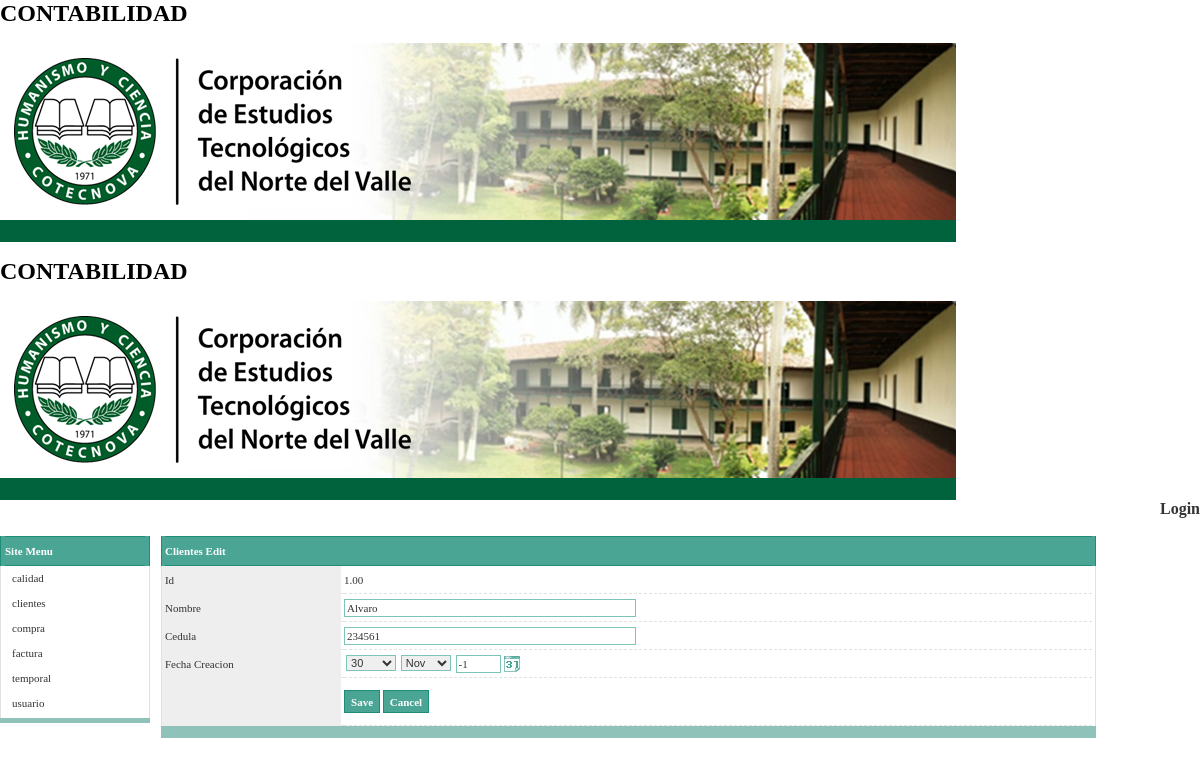
The app's page /pDepo/clientes_edit.php?pm_id=1 with its own data.
### tables this page shows
CREATE TABLE `clientes` (
  `id` int(11) NOT NULL,
  `nombre` varchar(45) DEFAULT NULL,
  `cedula` varchar(45) DEFAULT NULL,
  `fecha_creacion` timestamp NOT NULL DEFAULT '0000-00-00 00:00:00' ON UPDATE CURRENT_TIMESTAMP
);

### pDepo/clientes_edit_func.php (the view, shortened to what this page needs)
<?php
require_once './includes/art_functions.php';
function art_form_updatedata_display($form, $message){
    $artv_pm_id = art_request("pm_id", "");
    $artv_id = art_request("lbhd_id", "");
    $artv_nombre = art_request("nombre", "");
    $artv_cedula = art_request("cedula", "");
    $artv_fecha_creacion_year = art_request("fecha_creacion_year", "");
    $artv_fecha_creacion_month = art_request("fecha_creacion_month", "");
    $artv_fecha_creacion_day = art_request("fecha_creacion_day", "");
    if (($artv_fecha_creacion_year != "")
     && ($artv_fecha_creacion_month != "")
     && ($artv_fecha_creacion_day != "")) {
        $artv_fecha_creacion = $artv_fecha_creacion_year."-".$artv_fecha_creacion_month."-".$artv_fecha_creacion_day;
    } else {
        $artv_fecha_creacion = "";
    }
    $gridtitle = "Clientes Edit";
    $aj = art_request("aj", "");
    if (($aj != "1") && ($message == "")){
        $sql = "select * from `clientes`";
        $sql .= " WHERE ";
        $sql .= " clientes.id = " .  art_quote_intval($artv_pm_id);
        $query = mysql_query($sql);
        if ($query){
            $row = mysql_fetch_array($query);
        } else {
            $submiturl = "./clientes.php";
            art_show_errormsg(MSG_EXECUTE_SQL_FAIL, $submiturl);
            exit;
        }
        $artv_id =  number_format( art_rowdata($row, 0) , 2, '.', ',' ) ;
        $artv_nombre =  art_rowdata($row, 1) ;
        $artv_cedula =  art_rowdata($row, 2) ;
        $artv_fecha_creacion =  art_rowdata($row, 3) ;
    }
    print "<table cellpadding=\"0\" cellspacing=\"0\" border=\"0\"  width=\"100%\" align=\"center\">\n";
    print "<tr>\n";
    print "<td>\n";
    print "<div id=\"mainmenu_defaulttheme\">\n";
    print "<table cellpadding=\"0\" cellspacing=\"0\" border=\"0\"  width=\"100%\">\n";
    print "    <tr>\n";
    print "    <td colspan=\"3\" valign=\"top\" class=\"mainMenuBG\" >\n";
    print "        <table align=\"right\"  border=\"0\" cellspacing=\"0\" cellpadding=\"0\">\n";
    print "            <tr>\n";
    $sessionlevel = art_session('art_user_level', -1);
    if ($sessionlevel < 0) {
        print "                <td>\n";
        print "<a href=\"" . "./user_logout.php". "\"" . " title=\"Login\" class=\"mainMenuLink\"><div><p>Login</p></div></a>";
        print "                </td>\n";
    }
    print "            </tr>\n";
    print "        </table>\n";
    print "    </td>\n";
    print "    </tr>\n";
    print "</table>\n";
    print "</div>\n";
    print "<table width=\"100%\" cellpadding=\"0\" cellspacing=\"0\" border=\"0\">\n";
    print "<tr>\n";
    print "<td width=\"1\" align=\"left\" valign=\"top\">\n";
    print "</td>\n";
    print "<td align=\"left\" class=\"siteMenuGap\">&nbsp;</td>\n";
    print "<td valign=\"top\">\n";
    print "<br />\n";
    print "<div id=\"defaulttheme\">";
    print "    <table cellpadding=\"0\" cellspacing=\"0\" border=\"0\"  width=\"90%\" >\n";
    print "        <tr>\n";
    print "            <td class=\"formHeaderBGLeft\" nowrap >&nbsp;</td>\n";
    print "            <td class=\"formHeaderBG\"><span class=\"formHeaderText\">" . $gridtitle . "</span>&nbsp;</td>\n";
    print "            <td class=\"formHeaderBGRight\" nowrap >&nbsp;</td>\n";
    print "        </tr>\n";
    print "        <tr>\n";
    print "            <td class=\"formColumnBGLeft\" align=\"left\">&nbsp;</td>\n";
    print "            <td>\n";
    print "                <table width=\"100%\" cellpadding=\"0\" cellspacing=\"0\" border=\"0\" class=\"formBody\" >\n";
    $svalue = art_check_null($artv_id);
    if ($svalue != "&nbsp;"){
        $svalue = htmlspecialchars($svalue);
    }
    print "<tr>\n";
    print "<td class=\"formColumnCaption\">Id</td>\n";
    print "<td width=\"3\" class=\"formColumnData\">&nbsp;</td>\n";
    print "<td class=\"formColumnData\" align=\"left\">\n";
    print "<label id=\"id\" name=\"id\" >" . $svalue . "</label>\n";
    print "</td>\n";
    print "</tr>\n";
    $value = $artv_nombre;
    $value = htmlspecialchars($value);
    print "<tr>\n";
    print "<td class=\"formColumnCaption\">Nombre</td>\n";
    print "<td width=\"3\" class=\"formColumnData\">&nbsp;</td>\n";
    print "<td class=\"formColumnData\" align=\"left\">\n";
    print "<input class=\"textbox\" id=\"nombre\" name=\"nombre\" type=\"text\" value=\"" . $value . "\"  size=\"45\" maxlength=\"45\" >\n";
    print "</td>\n";
    print "</tr>\n";
    $value = $artv_cedula;
    $value = htmlspecialchars($value);
    print "<tr>\n";
    print "<td class=\"formColumnCaption\">Cedula</td>\n";
    print "<td width=\"3\" class=\"formColumnData\">&nbsp;</td>\n";
    print "<td class=\"formColumnData\" align=\"left\">\n";
    print "<input class=\"textbox\" id=\"cedula\" name=\"cedula\" type=\"text\" value=\"" . $value . "\"  size=\"45\" maxlength=\"45\" >\n";
    print "</td>\n";
    print "</tr>\n";
    $value = $artv_fecha_creacion;
    $v_year = "";
    $v_month = "";
    $v_day = "";
    if ($value != "") {
      $datevalue = getdate(strtotime($value));
      if (is_array($datevalue)) {
        $v_year = $datevalue['year'];
        $v_month = str_pad($datevalue['mon'], 2, '0', STR_PAD_LEFT);
        $v_day = str_pad($datevalue['mday'], 2, '0', STR_PAD_LEFT);
      }
    }
    print "<tr>\n";
    print "<td class=\"formColumnCaption\">Fecha Creacion</td>\n";
    print "<td width=\"3\" class=\"formColumnData\">&nbsp;</td>\n";
    print "<td class=\"formColumnData\" align=\"left\">\n";
    print "<table cellpadding=\"0\" cellspacing=\"0\" border=\"0\"><tr>\n";
    print "<td valign=\"top\" style=\"padding-left:2px\">\n";
    print "<select class=\"combobox\" name=\"fecha_creacion_day\" id=\"fecha_creacion_day\" style=\"width: 50px\">";
    if ($v_day == "01") {$selected = "selected";} else {$selected = "";}
    if ($v_day == "02") {$selected = "selected";} else {$selected = "";}
    if ($v_day == "03") {$selected = "selected";} else {$selected = "";}
    if ($v_day == "04") {$selected = "selected";} else {$selected = "";}
    if ($v_day == "05") {$selected = "selected";} else {$selected = "";}
    if ($v_day == "06") {$selected = "selected";} else {$selected = "";}
    if ($v_day == "07") {$selected = "selected";} else {$selected = "";}
    if ($v_day == "08") {$selected = "selected";} else {$selected = "";}
    if ($v_day == "09") {$selected = "selected";} else {$selected = "";}
    if ($v_day == "10") {$selected = "selected";} else {$selected = "";}
    if ($v_day == "11") {$selected = "selected";} else {$selected = "";}
    if ($v_day == "12") {$selected = "selected";} else {$selected = "";}
    if ($v_day == "13") {$selected = "selected";} else {$selected = "";}
    if ($v_day == "14") {$selected = "selected";} else {$selected = "";}
    if ($v_day == "15") {$selected = "selected";} else {$selected = "";}
    if ($v_day == "16") {$selected = "selected";} else {$selected = "";}
    if ($v_day == "17") {$selected = "selected";} else {$selected = "";}
    if ($v_day == "18") {$selected = "selected";} else {$selected = "";}
    if ($v_day == "19") {$selected = "selected";} else {$selected = "";}
    if ($v_day == "20") {$selected = "selected";} else {$selected = "";}
    if ($v_day == "21") {$selected = "selected";} else {$selected = "";}
    if ($v_day == "22") {$selected = "selected";} else {$selected = "";}
    if ($v_day == "23") {$selected = "selected";} else {$selected = "";}
    if ($v_day == "24") {$selected = "selected";} else {$selected = "";}
    if ($v_day == "25") {$selected = "selected";} else {$selected = "";}
    if ($v_day == "26") {$selected = "selected";} else {$selected = "";}
    if ($v_day == "27") {$selected = "selected";} else {$selected = "";}
    if ($v_day == "28") {$selected = "selected";} else {$selected = "";}
    if ($v_day == "29") {$selected = "selected";} else {$selected = "";}
    if ($v_day == "30") {$selected = "selected";} else {$selected = "";}
    print "<option value=\"30\" $selected >30</option>";
    if ($v_day == "31") {$selected = "selected";} else {$selected = "";}
    print "</select>&nbsp;";
    print "</td><td valign=\"top\" style=\"padding-left:2px\">\n";
    print "<select class=\"combobox\" name=\"fecha_creacion_month\" id=\"fecha_creacion_month\" style=\"width: 50px\">";
    if ($v_month == "01") {$selected = "selected";} else {$selected = "";}
    if ($v_month == "02") {$selected = "selected";} else {$selected = "";}
    if ($v_month == "03") {$selected = "selected";} else {$selected = "";}
    if ($v_month == "04") {$selected = "selected";} else {$selected = "";}
    if ($v_month == "05") {$selected = "selected";} else {$selected = "";}
    if ($v_month == "06") {$selected = "selected";} else {$selected = "";}
    if ($v_month == "07") {$selected = "selected";} else {$selected = "";}
    if ($v_month == "08") {$selected = "selected";} else {$selected = "";}
    if ($v_month == "09") {$selected = "selected";} else {$selected = "";}
    if ($v_month == "10") {$selected = "selected";} else {$selected = "";}
    if ($v_month == "11") {$selected = "selected";} else {$selected = "";}
    print "<option value=\"11\" $selected >Nov</option>";
    print "</select>&nbsp;";
    print "</td><td valign=\"top\" style=\"padding-left:2px\">\n";
    print "<input class=\"textbox\" name=\"fecha_creacion_year\" type=\"text\" value=\"$v_year\" id=\"fecha_creacion_year\" size=\"4\"/>";
    print "</td>\n";
    print "<td valign=\"top\" style=\"padding-left:2px\">\n";
    print "<input type=\"image\" name=\"fecha_creacion_btn\" id=\"fecha_creacion_btn\" src=\"components/calendar/basicgreen/images/img_calendar.gif\" onclick =\"displayCalendarSelectBox('fecha_creacion_year','fecha_creacion_month','fecha_creacion_day',false,false,this); return false;\"style=\"border-width:0px;cursor: hand\" />";
    print "</td></tr></table>\n";
    print "</td>\n";
    print "</tr>\n";
    print "	                   <tr>\n";
    print "	                       <td class=\"formColumnCaption\"></td>\n";
    print "	                       <td width=\"3\" class=\"formColumnData\">&nbsp;</td>\n";
    print "	                       <td class=\"formColumnData\" align=\"left\"></br>\n";
    print "	                           <input name=\"btn_save\" id=\"btn_save\" type=\"submit\" value=\"" . CAP_BUTTON_SAVE . "\" class=\"button\" >\n";
    $urldatapage = "href='" . "./clientes.php" . "'";
    print "	                  		     <input name=\"btn_cancel\" id=\"btn_cancel\" type=\"reset\" value=\"" . CAP_BUTTON_CANCEL . "\" class=\"button\" onClick=\"javascript:window.location." . $urldatapage . " \">\n";
    print "	                       </td>\n";
    print "	                   </tr>\n";
    print "                </table>\n";
    print "            </td>\n";
    print "            <td class=\"formColumnBGRight\">&nbsp;</td>\n";
    print "        </tr>\n";
    print "        <tr>\n";
    print "            <td class=\"formFooterLeft\" nowrap >&nbsp;</td>\n";
    print "            <td class=\"formFooter\" align=\"center\" valign=\"middle\">&nbsp;</td>\n";
    print "            <td class=\"formFooterRight\" nowrap >&nbsp;</td>\n";
    print "        </tr>\n";
    print "    </table>\n";
    print "</div>";
    print "</td>\n";
    print "</tr>\n";
    print "</table>\n";
    print "</td>\n";
    print "</tr>\n";
    print "</table>\n";
}
?>

### pDepo/css/defaulttheme.css (style rules this page uses)
#defaulttheme { margin: 0px; padding: 0px; }
#defaulttheme table { font-family: Verdana; font-size: 11px; color: #333333; }
#mainmenu_defaulttheme .mainMenuBG { font-family: Verdana; font-size: 11px; }
#mainmenu_defaulttheme .mainMenuLink:link { font-weight: bold; color: #333333; text-decoration: none; }
#defaulttheme .button , #sch_defaulttheme .button { font-family: Verdana; font-size: 11px; font-weight: bold; color: #FFFFFF; text-decoration: none; background-color: #4BA594; height: 23px; border: 1px solid #1C8E78; }
#defaulttheme .combobox { font-size: 11px; color: #333333; border: 1px solid #7DC4B6; }
#defaulttheme .textbox , #sch_defaulttheme .textbox { font-family: Verdana; font-size: 11px; color: #333333; height: 18px; border: 1px solid #7DC4B6; }
#defaulttheme .formHeaderBGLeft { background-color: #4BA594; width: 2px; border-left: 1px solid #1C8E78; }
#defaulttheme .formHeaderBG { font-family: Verdana; font-size: 11px; font-weight: bold; color: #FFFFFF; background-color: #4BA594; text-align: left; height: 30px; border-top: 1px solid #1C8E78; border-bottom: 1px solid #1C8E78; }
#defaulttheme .formHeaderBGRight { background-color: #4BA594; width: 2px; border-right: 1px solid #1C8E78; }
#defaulttheme .formColumnBGLeft { background-color: #EEEEEE; border-left: 1px solid #E1E1E1; }
#defaulttheme .formColumnCaption { background-color: #EEEEEE; text-align: left; }
#defaulttheme .formColumnBGRight { border-right: 1px solid #E1E1E1; }
#defaulttheme .formColumnData { height: 28px; border-bottom: 1px dashed #E2E2E2; }
#defaulttheme .formFooter { background-color: #8FC2B8; height: 5px; }
#defaulttheme .formFooterLeft { background-color: #8FC2B8; width: 2px; }
#defaulttheme .formFooterRight { background-color: #8FC2B8; width: 2px; }

### records on screen
clientes: id "1.00", nombre "Alvaro", cedula "234561", fecha_creacion_year "-1"

### other values on screen
$gridtitle "Clientes Edit"
